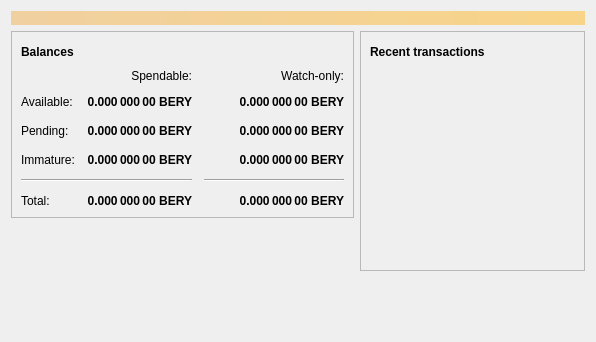
<?xml version="1.0" encoding="UTF-8"?>
<ui version="4.0">
 <class>OverviewPage</class>
 <widget class="QWidget" name="OverviewPage">
  <property name="geometry">
   <rect>
    <x>0</x>
    <y>0</y>
    <width>596</width>
    <height>342</height>
   </rect>
  </property>
  <property name="windowTitle">
   <string>Form</string>
  </property>
  <layout class="QVBoxLayout" name="topLayout">
   <item>
    <widget class="QLabel" name="labelAlerts">
     <property name="visible">
      <bool>false</bool>
     </property>
     <property name="styleSheet">
      <string notr="true">QLabel { background-color: qlineargradient(x1: 0, y1: 0, x2: 1, y2: 0, stop:0 #F0D0A0, stop:1 #F8D488); color:#000000; }</string>
     </property>
     <property name="wordWrap">
      <bool>true</bool>
     </property>
     <property name="margin">
      <number>3</number>
     </property>
     <property name="textInteractionFlags">
      <set>Qt::TextSelectableByMouse</set>
     </property>
    </widget>
   </item>
   <item>
    <layout class="QHBoxLayout" name="horizontalLayout" stretch="1,1">
     <item>
      <layout class="QVBoxLayout" name="verticalLayout_2">
       <item>
        <widget class="QFrame" name="frame">
         <property name="frameShape">
          <enum>QFrame::StyledPanel</enum>
         </property>
         <property name="frameShadow">
          <enum>QFrame::Raised</enum>
         </property>
         <layout class="QVBoxLayout" name="verticalLayout_4">
          <item>
           <layout class="QHBoxLayout" name="horizontalLayout_4">
            <item>
             <widget class="QLabel" name="label_5">
              <property name="font">
               <font>
                <weight>75</weight>
                <bold>true</bold>
               </font>
              </property>
              <property name="text">
               <string>Balances</string>
              </property>
             </widget>
            </item>
            <item>
             <widget class="QPushButton" name="labelWalletStatus">
              <property name="enabled">
               <bool>true</bool>
              </property>
              <property name="maximumSize">
               <size>
                <width>30</width>
                <height>16777215</height>
               </size>
              </property>
              <property name="toolTip">
               <string>The displayed information may be out of date. Your wallet automatically synchronizes with the Berycoin network after a connection is established, but this process has not completed yet.</string>
              </property>
              <property name="text">
               <string/>
              </property>
              <property name="icon">
               <iconset resource="../bitcoin.qrc">
                <normaloff>:/icons/warning</normaloff>
                <disabledoff>:/icons/warning</disabledoff>:/icons/warning</iconset>
              </property>
              <property name="iconSize">
               <size>
                <width>24</width>
                <height>24</height>
               </size>
              </property>
              <property name="flat">
               <bool>true</bool>
              </property>
             </widget>
            </item>
            <item>
             <spacer name="horizontalSpacer_3">
              <property name="orientation">
               <enum>Qt::Horizontal</enum>
              </property>
              <property name="sizeHint" stdset="0">
               <size>
                <width>40</width>
                <height>20</height>
               </size>
              </property>
             </spacer>
            </item>
           </layout>
          </item>
          <item>
           <layout class="QGridLayout" name="gridLayout">
            <property name="spacing">
             <number>12</number>
            </property>
            <item row="2" column="2">
             <widget class="QLabel" name="labelWatchPending">
              <property name="font">
               <font>
                <weight>75</weight>
                <bold>true</bold>
               </font>
              </property>
              <property name="cursor">
               <cursorShape>IBeamCursor</cursorShape>
              </property>
              <property name="toolTip">
               <string>Unconfirmed transactions to watch-only addresses</string>
              </property>
              <property name="text">
               <string notr="true">0.000 000 00 BERY</string>
              </property>
              <property name="alignment">
               <set>Qt::AlignRight|Qt::AlignTrailing|Qt::AlignVCenter</set>
              </property>
              <property name="textInteractionFlags">
               <set>Qt::LinksAccessibleByMouse|Qt::TextSelectableByKeyboard|Qt::TextSelectableByMouse</set>
              </property>
             </widget>
            </item>
            <item row="2" column="1">
             <widget class="QLabel" name="labelUnconfirmed">
              <property name="font">
               <font>
                <weight>75</weight>
                <bold>true</bold>
               </font>
              </property>
              <property name="cursor">
               <cursorShape>IBeamCursor</cursorShape>
              </property>
              <property name="toolTip">
               <string>Total of transactions that have yet to be confirmed, and do not yet count toward the spendable balance</string>
              </property>
              <property name="text">
               <string notr="true">0.000 000 00 BERY</string>
              </property>
              <property name="alignment">
               <set>Qt::AlignRight|Qt::AlignTrailing|Qt::AlignVCenter</set>
              </property>
              <property name="textInteractionFlags">
               <set>Qt::LinksAccessibleByMouse|Qt::TextSelectableByKeyboard|Qt::TextSelectableByMouse</set>
              </property>
             </widget>
            </item>
            <item row="3" column="2">
             <widget class="QLabel" name="labelWatchImmature">
              <property name="font">
               <font>
                <weight>75</weight>
                <bold>true</bold>
               </font>
              </property>
              <property name="cursor">
               <cursorShape>IBeamCursor</cursorShape>
              </property>
              <property name="toolTip">
               <string>Mined balance in watch-only addresses that has not yet matured</string>
              </property>
              <property name="text">
               <string notr="true">0.000 000 00 BERY</string>
              </property>
              <property name="alignment">
               <set>Qt::AlignRight|Qt::AlignTrailing|Qt::AlignVCenter</set>
              </property>
              <property name="textInteractionFlags">
               <set>Qt::LinksAccessibleByMouse|Qt::TextSelectableByKeyboard|Qt::TextSelectableByMouse</set>
              </property>
             </widget>
            </item>
            <item row="4" column="0" colspan="2">
             <widget class="Line" name="line">
              <property name="orientation">
               <enum>Qt::Horizontal</enum>
              </property>
             </widget>
            </item>
            <item row="4" column="2">
             <widget class="Line" name="lineWatchBalance">
              <property name="sizePolicy">
               <sizepolicy hsizetype="Preferred" vsizetype="Fixed">
                <horstretch>0</horstretch>
                <verstretch>0</verstretch>
               </sizepolicy>
              </property>
              <property name="minimumSize">
               <size>
                <width>140</width>
                <height>0</height>
               </size>
              </property>
              <property name="orientation">
               <enum>Qt::Horizontal</enum>
              </property>
             </widget>
            </item>
            <item row="5" column="0">
             <widget class="QLabel" name="labelTotalText">
              <property name="text">
               <string>Total:</string>
              </property>
             </widget>
            </item>
            <item row="3" column="1">
             <widget class="QLabel" name="labelImmature">
              <property name="font">
               <font>
                <weight>75</weight>
                <bold>true</bold>
               </font>
              </property>
              <property name="cursor">
               <cursorShape>IBeamCursor</cursorShape>
              </property>
              <property name="toolTip">
               <string>Mined balance that has not yet matured</string>
              </property>
              <property name="text">
               <string notr="true">0.000 000 00 BERY</string>
              </property>
              <property name="alignment">
               <set>Qt::AlignRight|Qt::AlignTrailing|Qt::AlignVCenter</set>
              </property>
              <property name="textInteractionFlags">
               <set>Qt::LinksAccessibleByMouse|Qt::TextSelectableByKeyboard|Qt::TextSelectableByMouse</set>
              </property>
             </widget>
            </item>
            <item row="2" column="3">
             <spacer name="horizontalSpacer_2">
              <property name="orientation">
               <enum>Qt::Horizontal</enum>
              </property>
              <property name="sizeHint" stdset="0">
               <size>
                <width>40</width>
                <height>20</height>
               </size>
              </property>
             </spacer>
            </item>
            <item row="3" column="0">
             <widget class="QLabel" name="labelImmatureText">
              <property name="text">
               <string>Immature:</string>
              </property>
             </widget>
            </item>
            <item row="5" column="1">
             <widget class="QLabel" name="labelTotal">
              <property name="font">
               <font>
                <weight>75</weight>
                <bold>true</bold>
               </font>
              </property>
              <property name="cursor">
               <cursorShape>IBeamCursor</cursorShape>
              </property>
              <property name="toolTip">
               <string>Your current total balance</string>
              </property>
              <property name="text">
               <string notr="true">0.000 000 00 BERY</string>
              </property>
              <property name="alignment">
               <set>Qt::AlignRight|Qt::AlignTrailing|Qt::AlignVCenter</set>
              </property>
              <property name="textInteractionFlags">
               <set>Qt::LinksAccessibleByMouse|Qt::TextSelectableByKeyboard|Qt::TextSelectableByMouse</set>
              </property>
             </widget>
            </item>
            <item row="5" column="2">
             <widget class="QLabel" name="labelWatchTotal">
              <property name="font">
               <font>
                <weight>75</weight>
                <bold>true</bold>
               </font>
              </property>
              <property name="cursor">
               <cursorShape>IBeamCursor</cursorShape>
              </property>
              <property name="toolTip">
               <string>Current total balance in watch-only addresses</string>
              </property>
              <property name="text">
               <string notr="true">0.000 000 00 BERY</string>
              </property>
              <property name="alignment">
               <set>Qt::AlignRight|Qt::AlignTrailing|Qt::AlignVCenter</set>
              </property>
              <property name="textInteractionFlags">
               <set>Qt::LinksAccessibleByMouse|Qt::TextSelectableByKeyboard|Qt::TextSelectableByMouse</set>
              </property>
             </widget>
            </item>
            <item row="0" column="2">
             <widget class="QLabel" name="labelWatchonly">
              <property name="text">
               <string>Watch-only:</string>
              </property>
              <property name="alignment">
               <set>Qt::AlignRight|Qt::AlignTrailing|Qt::AlignVCenter</set>
              </property>
             </widget>
            </item>
            <item row="1" column="0">
             <widget class="QLabel" name="labelBalanceText">
              <property name="text">
               <string>Available:</string>
              </property>
             </widget>
            </item>
            <item row="1" column="1">
             <widget class="QLabel" name="labelBalance">
              <property name="font">
               <font>
                <weight>75</weight>
                <bold>true</bold>
               </font>
              </property>
              <property name="cursor">
               <cursorShape>IBeamCursor</cursorShape>
              </property>
              <property name="toolTip">
               <string>Your current spendable balance</string>
              </property>
              <property name="text">
               <string notr="true">0.000 000 00 BERY</string>
              </property>
              <property name="alignment">
               <set>Qt::AlignRight|Qt::AlignTrailing|Qt::AlignVCenter</set>
              </property>
              <property name="textInteractionFlags">
               <set>Qt::LinksAccessibleByMouse|Qt::TextSelectableByKeyboard|Qt::TextSelectableByMouse</set>
              </property>
             </widget>
            </item>
            <item row="1" column="2">
             <widget class="QLabel" name="labelWatchAvailable">
              <property name="font">
               <font>
                <weight>75</weight>
                <bold>true</bold>
               </font>
              </property>
              <property name="cursor">
               <cursorShape>IBeamCursor</cursorShape>
              </property>
              <property name="toolTip">
               <string>Your current balance in watch-only addresses</string>
              </property>
              <property name="text">
               <string notr="true">0.000 000 00 BERY</string>
              </property>
              <property name="alignment">
               <set>Qt::AlignRight|Qt::AlignTrailing|Qt::AlignVCenter</set>
              </property>
              <property name="textInteractionFlags">
               <set>Qt::LinksAccessibleByMouse|Qt::TextSelectableByKeyboard|Qt::TextSelectableByMouse</set>
              </property>
             </widget>
            </item>
            <item row="2" column="0">
             <widget class="QLabel" name="labelPendingText">
              <property name="text">
               <string>Pending:</string>
              </property>
             </widget>
            </item>
            <item row="0" column="1">
             <widget class="QLabel" name="labelSpendable">
              <property name="text">
               <string>Spendable:</string>
              </property>
              <property name="alignment">
               <set>Qt::AlignRight|Qt::AlignTrailing|Qt::AlignVCenter</set>
              </property>
             </widget>
            </item>
           </layout>
          </item>
         </layout>
        </widget>
       </item>
       <item>
        <spacer name="verticalSpacer">
         <property name="orientation">
          <enum>Qt::Vertical</enum>
         </property>
         <property name="sizeHint" stdset="0">
          <size>
           <width>20</width>
           <height>40</height>
          </size>
         </property>
        </spacer>
       </item>
      </layout>
     </item>
     <item>
      <layout class="QVBoxLayout" name="verticalLayout_3">
       <item>
        <widget class="QFrame" name="frame_2">
         <property name="frameShape">
          <enum>QFrame::StyledPanel</enum>
         </property>
         <property name="frameShadow">
          <enum>QFrame::Raised</enum>
         </property>
         <layout class="QVBoxLayout" name="verticalLayout">
          <item>
           <layout class="QHBoxLayout" name="horizontalLayout_2">
            <item>
             <widget class="QLabel" name="label_4">
              <property name="font">
               <font>
                <weight>75</weight>
                <bold>true</bold>
               </font>
              </property>
              <property name="text">
               <string>Recent transactions</string>
              </property>
             </widget>
            </item>
            <item>
             <widget class="QPushButton" name="labelTransactionsStatus">
              <property name="enabled">
               <bool>true</bool>
              </property>
              <property name="maximumSize">
               <size>
                <width>30</width>
                <height>16777215</height>
               </size>
              </property>
              <property name="toolTip">
               <string>The displayed information may be out of date. Your wallet automatically synchronizes with the Berycoin network after a connection is established, but this process has not completed yet.</string>
              </property>
              <property name="text">
               <string/>
              </property>
              <property name="icon">
               <iconset resource="../bitcoin.qrc">
                <normaloff>:/icons/warning</normaloff>
                <disabledoff>:/icons/warning</disabledoff>:/icons/warning</iconset>
              </property>
              <property name="iconSize">
               <size>
                <width>24</width>
                <height>24</height>
               </size>
              </property>
              <property name="flat">
               <bool>true</bool>
              </property>
             </widget>
            </item>
            <item>
             <spacer name="horizontalSpacer">
              <property name="orientation">
               <enum>Qt::Horizontal</enum>
              </property>
              <property name="sizeHint" stdset="0">
               <size>
                <width>40</width>
                <height>20</height>
               </size>
              </property>
             </spacer>
            </item>
           </layout>
          </item>
          <item>
           <widget class="QListView" name="listTransactions">
            <property name="styleSheet">
             <string notr="true">QListView { background: transparent; }</string>
            </property>
            <property name="frameShape">
             <enum>QFrame::NoFrame</enum>
            </property>
            <property name="verticalScrollBarPolicy">
             <enum>Qt::ScrollBarAlwaysOff</enum>
            </property>
            <property name="horizontalScrollBarPolicy">
             <enum>Qt::ScrollBarAlwaysOff</enum>
            </property>
            <property name="selectionMode">
             <enum>QAbstractItemView::NoSelection</enum>
            </property>
           </widget>
          </item>
         </layout>
        </widget>
       </item>
       <item>
        <spacer name="verticalSpacer_2">
         <property name="orientation">
          <enum>Qt::Vertical</enum>
         </property>
         <property name="sizeHint" stdset="0">
          <size>
           <width>20</width>
           <height>40</height>
          </size>
         </property>
        </spacer>
       </item>
      </layout>
     </item>
    </layout>
   </item>
  </layout>
 </widget>
 <resources/>
 <connections/>
</ui>
